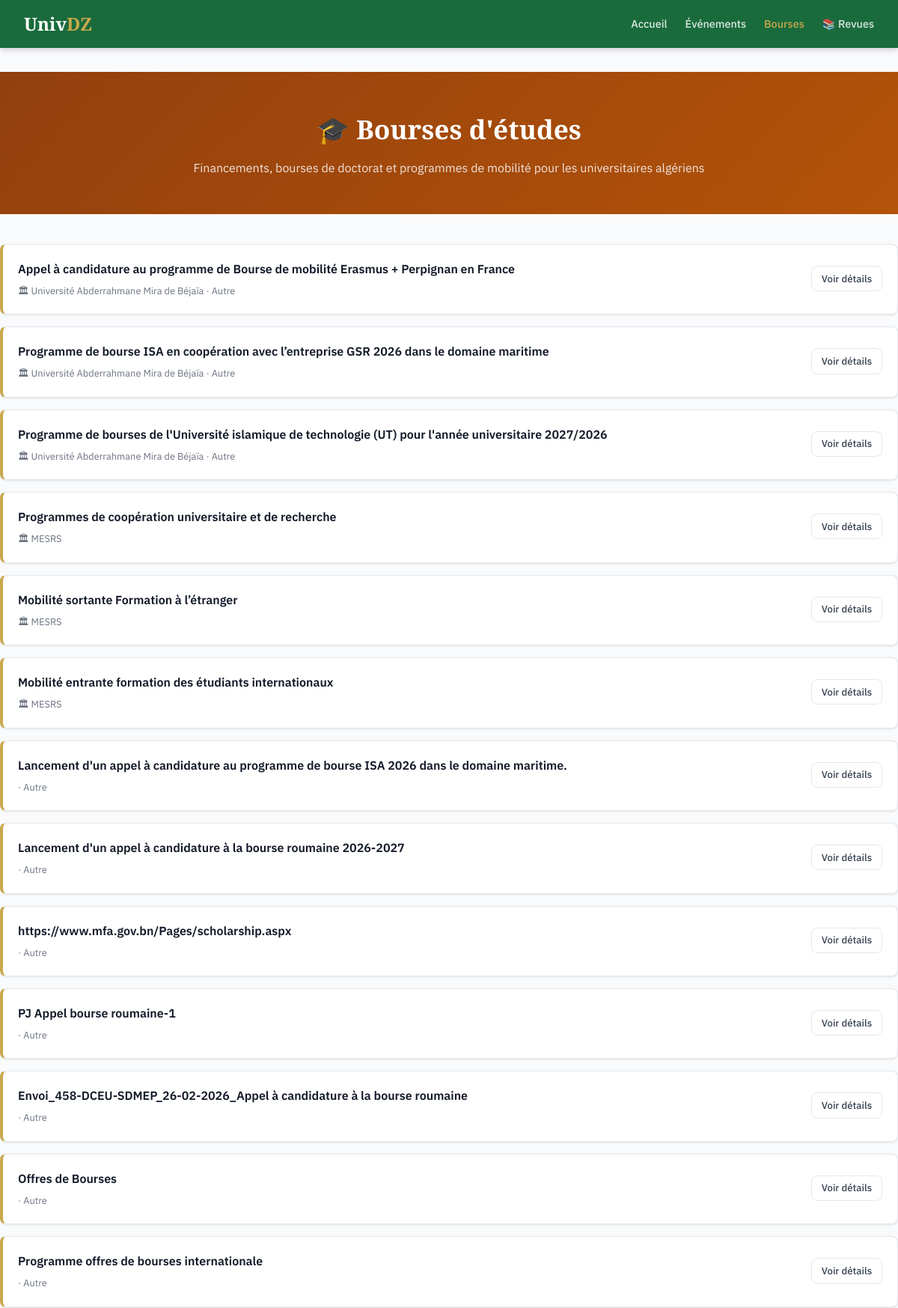
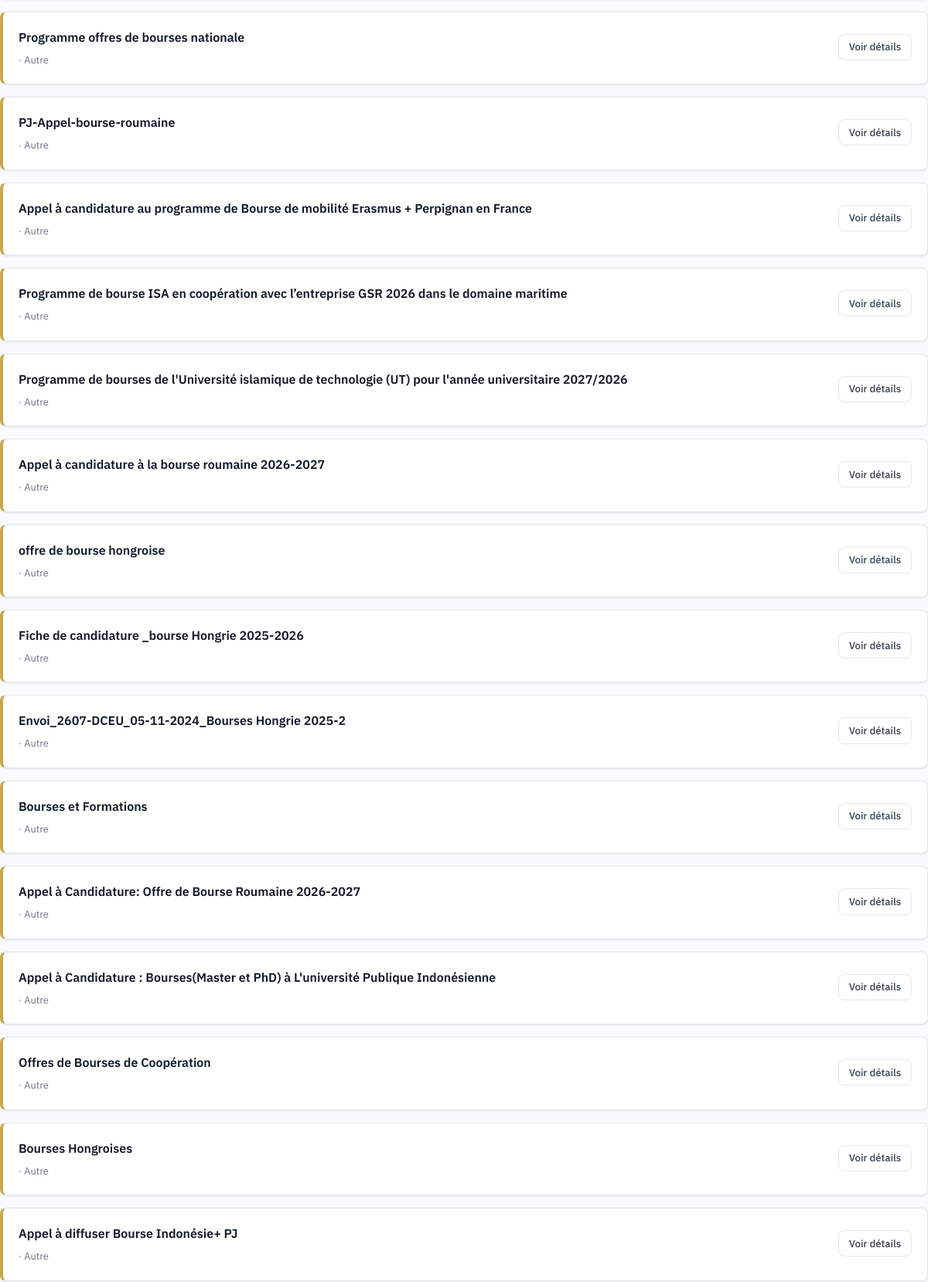
The page /bourses (upper part) on the database its author committed (2 pictures, top to bottom).
### app/models/event.py (models this page shows, shortened)
class Event(db.Model):
    __tablename__ = "events"
    id = db.Column(db.Integer, primary_key=True)
    titre = db.Column(db.String(500), nullable=False)
    type = db.Column(db.String(100), nullable=False)
    universite = db.Column(db.String(300))
    discipline = db.Column(db.String(200))
    wilaya = db.Column(db.String(100))
    date_debut = db.Column(db.Date)
    date_fin = db.Column(db.Date)
    date_limite = db.Column(db.Date)
    description = db.Column(db.Text)
    lien_officiel = db.Column(db.String(1000))
    source = db.Column(db.String(500))
    date_collecte = db.Column(db.DateTime, default=datetime.utcnow)
    score_fiabilite = db.Column(db.Float, default=0.7)
    statut = db.Column(db.String(50), default="valide")
    date_validation = db.Column(
        db.DateTime,
        default=datetime.utcnow
    )
    validated_by = db.Column(db.Integer, db.ForeignKey("admins.id"))
    slug = db.Column(db.String(600), unique=True)

### app/routes/main.py (the view)
@main_bp.route("/bourses")
def bourses():
    bourses_list = (
        Event.query.filter_by(statut="valide", type="bourse")
        .order_by(Event.date_limite.asc())
        .all()
    )
    return render_template("main/bourses.html", bourses=bourses_list)

### app/templates/main/bourses.html (shortened to what this page needs)
{% extends "base.html" %}
{% block content %}
<div style="background: linear-gradient(135deg, #92400e, #b45309); color:white; padding:3rem 0; text-align:center;">
  <div class="container">
    <h1 style="font-family:'Playfair Display',serif; font-size:2.2rem; margin-bottom:.75rem;">🎓 Bourses d'études</h1>
    <p style="opacity:.85;">Financements, bourses de doctorat et programmes de mobilité pour les universitaires algériens</p>
  </div>
</div>
<div class="container" style="padding:2.5rem 0;">
  {% if bourses %}
  <div style="display:flex; flex-direction:column; gap:1rem;">
    {% for b in bourses %}
    <div class="card" style="border-left:4px solid #c9a84c;">
      <div class="card-body" style="display:flex; justify-content:space-between; align-items:flex-start; gap:1rem; flex-wrap:wrap;">
        <div style="flex:1;">
          <h2 style="font-size:1rem; font-weight:600; margin-bottom:.4rem;">
            <a href="{{ url_for('main.detail', slug=b.slug) }}" style="color:var(--dark);">{{ b.titre }}</a>
          </h2>
          <p class="text-small text-muted">{% if b.universite %}🏛 {{ b.universite }}{% endif %}{% if b.discipline %} · {{ b.discipline }}{% endif %}</p>
        </div>
        <div style="text-align:right; white-space:nowrap;">
          <a href="{{ url_for('main.detail', slug=b.slug) }}" class="btn btn-secondary btn-sm" style="margin-top:.5rem;">Voir détails</a>
        </div>
      </div>
    </div>
    {% endfor %}
  </div>
  {% else %}
  <div style="text-align:center; padding:4rem; color:var(--muted);">
    <p style="font-size:3rem; margin-bottom:1rem;">📭</p>
    <p>Aucune bourse disponible pour le moment.</p>
  </div>
  {% endif %}
</div>
{% endblock %}

### app/templates/base.html (style rules this page uses)
:root { --green: #1a6b3c; --green-light: #2a9d5e; --green-pale: #e8f5ee; --gold: #c9a84c; --dark: #111827; --mid: #374151; --muted: #6b7280; --border: #e5e7eb; --bg: #f9fafb; --white: #ffffff; --radius: 8px; --shadow: 0 1px 3px rgba(0,0,0,.1); --shadow-md: 0 4px 6px rgba(0,0,0,.07); }
*, *::before, *::after { box-sizing: border-box; margin: 0; padding: 0; }
body { font-family: 'IBM Plex Sans', sans-serif; background: var(--bg); color: var(--dark); line-height: 1.6; }
a { color: var(--green); text-decoration: none; }
.container { max-width: 1200px; margin: 0 auto; padding: 0 1.5rem; }
.card { background: var(--white); border-radius: var(--radius); box-shadow: var(--shadow); border: 1px solid var(--border); overflow: hidden; transition: box-shadow .2s, transform .2s; }
.card-body { padding: 1.25rem; }
.btn { display: inline-flex; align-items: center; gap: .4rem; padding: .55rem 1.2rem; border-radius: var(--radius); font-family: inherit; font-size: .9rem; font-weight: 500; cursor: pointer; border: none; transition: all .2s; text-decoration: none; }
.btn-secondary { background: var(--white); color: var(--mid); border: 1px solid var(--border); }
.btn-sm { padding: .35rem .8rem; font-size: .82rem; }
.text-muted { color: var(--muted); }
.text-small { font-size: .8rem; }

### rows shown on the page
Event: titre "Appel à candidature au programme de Bourse de mobilité Erasmus + Perpignan en France", universite "Université Abderrahmane Mira de Béjaïa", discipline "Autre"
Event: titre "Programme de bourse ISA en coopération avec l’entreprise GSR 2026 dans le domaine maritime", universite "Université Abderrahmane Mira de Béjaïa", discipline "Autre"
Event: titre "Programme de bourses de l'Université islamique de technologie (UT) pour l'année universitaire 2027/2026", universite "Université Abderrahmane Mira de Béjaïa", discipline "Autre"
Event: titre "Programmes de coopération universitaire et de recherche", universite "MESRS"
Event: titre "Mobilité sortante Formation à l’étranger", universite "MESRS"
Event: titre "Mobilité entrante formation des étudiants internationaux", universite "MESRS"
Event: titre "Lancement d'un appel à candidature au programme de bourse ISA 2026 dans le domaine maritime.", discipline "Autre"
Event: titre "Lancement d'un appel à candidature à la bourse roumaine 2026-2027", discipline "Autre"
Event: titre "https://www.mfa.gov.bn/Pages/scholarship.aspx", discipline "Autre"
Event: titre "PJ Appel bourse roumaine-1", discipline "Autre"
Event: titre "Envoi_458-DCEU-SDMEP_26-02-2026_Appel à candidature à la bourse roumaine", discipline "Autre"
Event: titre "Offres de Bourses", discipline "Autre"
Event: titre "Programme offres de bourses internationale", discipline "Autre"
Event: titre "Programme offres de bourses nationale", discipline "Autre"
Event: titre "PJ-Appel-bourse-roumaine", discipline "Autre"
Event: titre "Appel à candidature au programme de Bourse de mobilité Erasmus + Perpignan en France", discipline "Autre"
Event: titre "Programme de bourse ISA en coopération avec l’entreprise GSR 2026 dans le domaine maritime", discipline "Autre"
Event: titre "Programme de bourses de l'Université islamique de technologie (UT) pour l'année universitaire 2027/2026", discipline "Autre"
Event: titre "Appel à candidature à la bourse roumaine 2026-2027", discipline "Autre"
Event: titre "offre de bourse hongroise", discipline "Autre"
Event: titre "Fiche de candidature _bourse Hongrie 2025-2026", discipline "Autre"
Event: titre "Envoi_2607-DCEU_05-11-2024_Bourses Hongrie 2025-2", discipline "Autre"
Event: titre "Bourses et Formations", discipline "Autre"
Event: titre "Appel à Candidature: Offre de Bourse Roumaine 2026-2027", discipline "Autre"
Event: titre "Appel à Candidature : Bourses(Master et PhD) à L'université Publique Indonésienne", discipline "Autre"
Event: titre "Offres de Bourses de Coopération", discipline "Autre"
Event: titre "Bourses Hongroises", discipline "Autre"
Event: titre "Appel à diffuser Bourse Indonésie+ PJ", discipline "Autre"
